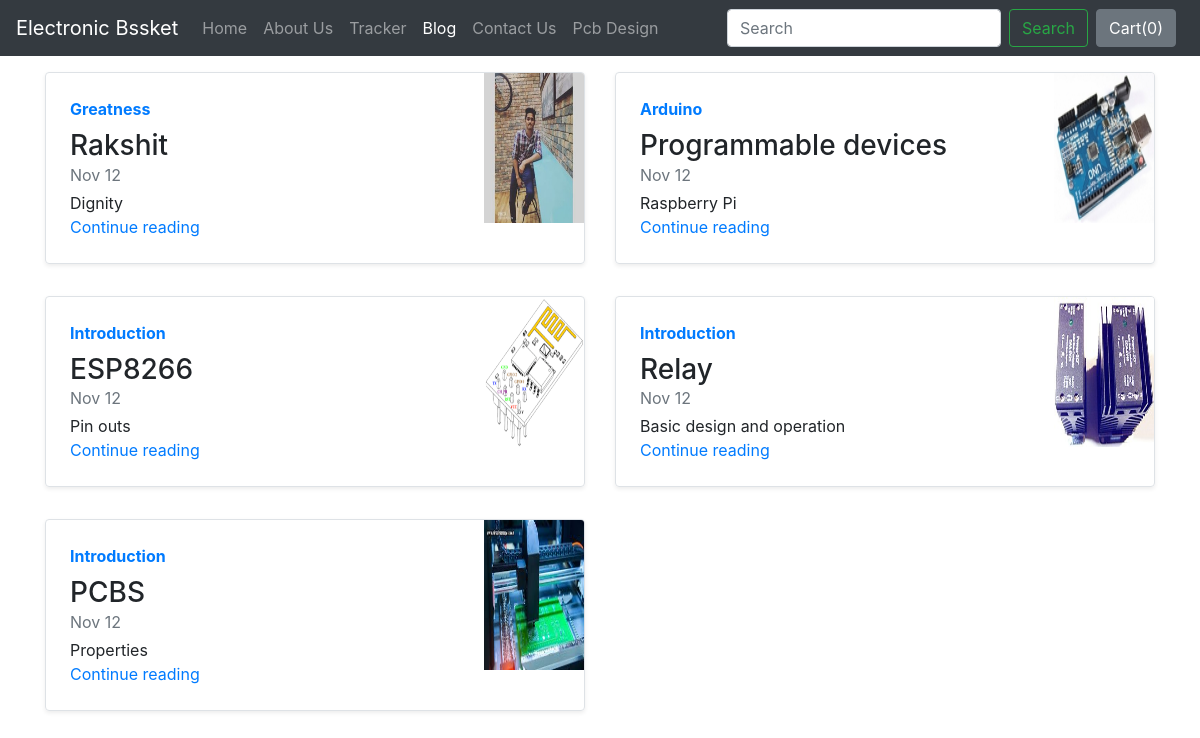
Screenshot of /blog/ with the database file from the repository.
### blog/models.py (models this page shows, shortened)
class Blogpost(models.Model):
    post_id = models.AutoField(primary_key=True)
    title = models.CharField(max_length=50)
    head0 = models.CharField(max_length=500, default="")
    chead0 = models.CharField(max_length=5000, default="")
    head1 = models.CharField(max_length=500, default="")
    chead1 = models.CharField(max_length=5000, default="")
    head2 = models.CharField(max_length=500, default="")
    chead2 = models.CharField(max_length=5000, default="")
    pub_date = models.DateField()
    thumbnail = models.ImageField(upload_to='shop/images', default="")

### blog/views.py (the view)
# urls.py: path('', views.index,name='shop'),
def index(request):
    item = Blogpost.objects.all()
    return render(request, 'blog/index.html',{'myposts':item})

### blog/templates/blog/index.html (shortened to what this page needs)
{% extends 'blog/basic.html' %}
{% block body %}
<div class="container mt-3">
<div class="row my-2">
    {% for item in myposts %}
        <div class="col-md-6">
            <div class="row no-gutters border rounded overflow-hidden flex-md-row mb-4 shadow-sm h-md-250 position-relative">
                <div class="col p-4 d-flex flex-column position-static">
                    <strong class="d-inline-block mb-2 text-primary">{{item.head0}}</strong>
                    <h3 class="mb-0">{{item.title}}</h3>
                    <div class="mb-1 text-muted">Nov 12</div>
                    <p class="card-text mb-auto">{{item.head1}}</p>
                    <a href="blogpost/{{item.post_id}}" class="stretched-link">Continue reading</a>
                </div>
                <div class="col-auto d-none d-lg-block">
                    <img src="/media/{{item.thumbnail}}" class="bd-placeholder-img" width="100" height="150"
                        aria-label="Placeholder: Thumbnail"/>
                </div>
            </div>
        </div>
{% if forloop.counter|divisibleby:2 %}
    </div><div class="row my-2">
    {% endif %}
    {% endfor %}
</div>
</div>
{% endblock %}

### rows the page displays
Blogpost: head0 "Greatness", title "Rakshit", head1 "Dignity", thumbnail (picture)
Blogpost: head0 "Arduino", title "Programmable devices", head1 "Raspberry Pi", thumbnail (picture)
Blogpost: head0 "Introduction", title "ESP8266", head1 "Pin outs", thumbnail (picture)
Blogpost: head0 "Introduction", title "Relay", head1 "Basic design and operation", thumbnail (picture)
Blogpost: head0 "Introduction", title "PCBS", head1 "Properties", thumbnail (picture)
